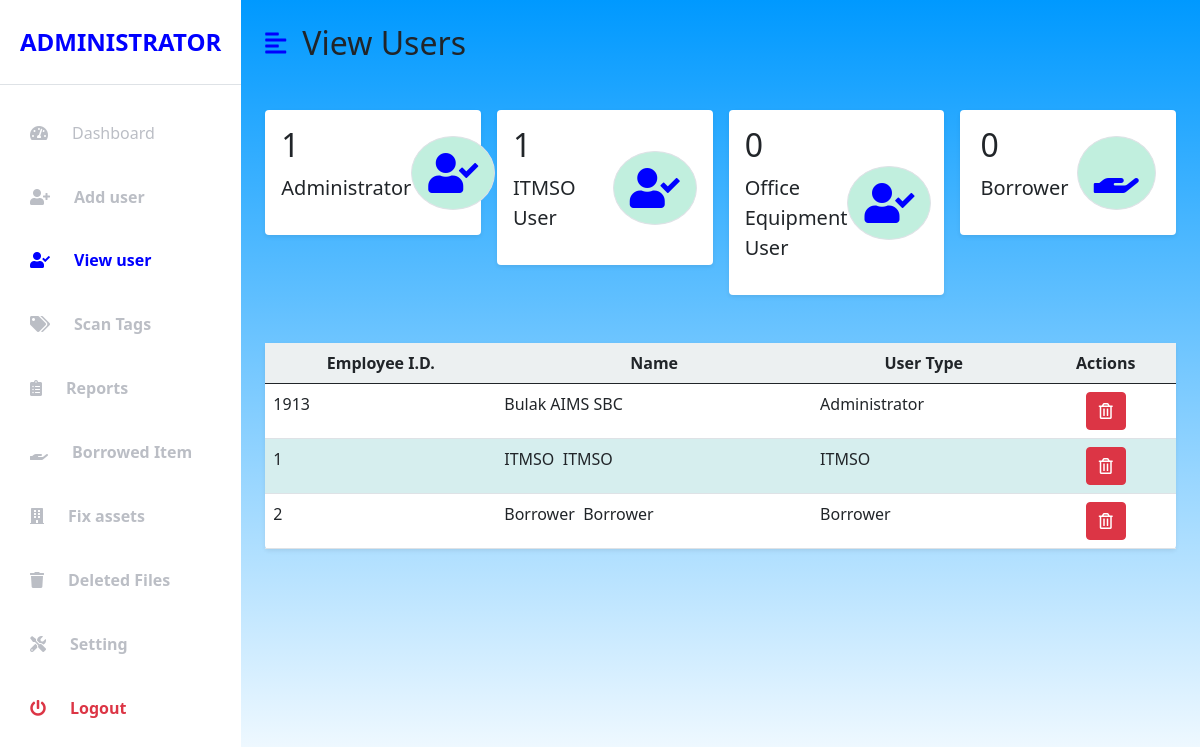
Screenshot of /adminviewuser.php with the database file from the repository.
### tables this page shows
CREATE TABLE `user` (
  `num` int(12) NOT NULL,
  `empid` int(12) NOT NULL,
  `lastname` varchar(30) NOT NULL,
  `firstname` varchar(30) NOT NULL,
  `middlename` varchar(30) DEFAULT NULL,
  `suffix` varchar(10) DEFAULT NULL,
  `usertype` varchar(30) NOT NULL,
  `username` varchar(30) NOT NULL,
  `password` varchar(32) NOT NULL
);

### adminviewuser.php (the view, shortened to what this page needs)
<!DOCTYPE html>
<html lang="en">
<head>
    <link href="https://cdn.jsdelivr.net/npm/bootstrap@5.0.0-beta3/dist/css/bootstrap.min.css" rel="stylesheet" />
    <link rel="stylesheet" href="https://cdnjs.cloudflare.com/ajax/libs/font-awesome/5.15.3/css/all.min.css" />
    <link rel="stylesheet" href="css/admin.css" />
	<link rel="stylesheet" href="css/table.css" />
</head>
<body>
    <div class="d-flex" id="wrapper">
        <div class="bg-white" id="sidebar-wrapper">
            <div class="sidebar-heading text-center py-4 primary-text fs-4 fw-bold text-uppercase border-bottom">ADMINISTRATOR</div>
            <div class="list-group list-group-flush my-3">
                <a href="admin.php" 		class="list-group-item list-group-item-action bg-transparent second-text"><i  class="fas fa-tachometer-alt me-4"></i>Dashboard</a>
                <a href="adminadduser.php" 	class="list-group-item list-group-item-action bg-transparent second-text fw-bold"><i class="fas fa-user-plus me-4"></i>Add user</a>
                <a href="adminviewuser.php" class="list-group-item list-group-item-action bg-transparent second-text fw-bold active"><i class='fas fa-user-check me-4'></i>View user</a>
				<a href="adminscantags.php" class="list-group-item list-group-item-action bg-transparent second-text fw-bold"><i class="fa fa-tags me-4"></i></i>Scan Tags</a>
                <a href="#" 				class="list-group-item list-group-item-action bg-transparent second-text fw-bold"><i class='fas fa-clipboard-list me-4'></i>Reports</a>
                <a href="#" class="list-group-item list-group-item-action bg-transparent second-text fw-bold"><i class='fas fa-hand-holding me-4'></i>Borrowed Item</a>
                <a href="#" class="list-group-item list-group-item-action bg-transparent second-text fw-bold"><i class='fa fa-building me-4'></i></i>Fix assets</a>
                <a href="#" class="list-group-item list-group-item-action bg-transparent second-text fw-bold"><i class='fa fa-trash me-4'></i>Deleted Files</a>
                <a href="#" class="list-group-item list-group-item-action bg-transparent second-text fw-bold"><i class='fas fa-tools me-4'></i>Setting</a>
                <a href="logout.php" class="list-group-item list-group-item-action bg-transparent text-danger fw-bold"><i class="fas fa-power-off me-4"></i>Logout</a>
            </div>
        </div>
        <div id="page-content-wrapper">
            <nav class="navbar navbar-expand-lg navbar-light bg-transparent py-4 px-4">
                <div class="d-flex align-items-center">
                    <i class="fas fa-align-left primary-text fs-4 me-3" id="menu-toggle"></i>
                    <h2 class="fs-2 m-0">View Users</h2>
                </div>
            </nav>
            <div class="container-fluid px-4">
				<div class="row g-3 my-2">
					<div class="col-md-3">
						<div class="p-3 bg-white shadow-sm d-flex justify-content-around align-items-center rounded">
						<div>
						<?php
						require('db.php');
						$query1=mysqli_query($con,"Select num from user where usertype = 'Administrator'") or die ("Database query failed: $query1" . mysqli_error());
						$count = mysqli_num_rows($query1);
						?>
						<h3 class="fs-2"><?php echo $count; ?></h3>
						<p class="fs-5">Administrator</p>
						</div>
						<i class="fas fa-user-check fs-1 primary-text border rounded-full secondary-bg p-3"></i>
						</div>
					</div>
					<div class="col-md-3">
						<div class="p-3 bg-white shadow-sm d-flex justify-content-around align-items-center rounded">
						<div>
						<?php
						$query1=mysqli_query($con,"Select num from user where usertype = 'ITMSO'") or die ("Database query failed: $query1" . mysqli_error());
						$count = mysqli_num_rows($query1);
						?>
						<h3 class="fs-2"><?php echo $count; ?></h3>
						<p class="fs-5">ITMSO User</p>
						</div>
						<i class="fas fa-user-check fs-1 primary-text border rounded-full secondary-bg p-3"></i>
						</div>
					</div>
					<div class="col-md-3">
						<div class="p-3 bg-white shadow-sm d-flex justify-content-around align-items-center rounded">
						<div>
						<?php
						$query1=mysqli_query($con,"Select num from user where usertype = 'Office Equipment'") or die ("Database query failed: $query1" . mysqli_error());
						$count = mysqli_num_rows($query1);
						?>
						<h3 class="fs-2"><?php echo $count; ?></h3>
						<p class="fs-5">Office Equipment User</p>
						</div>
						<i class="fas fa-user-check fs-1 primary-text border rounded-full secondary-bg p-3"></i>
						</div>
					</div>
					<div class="col-md-3">
						<div class="p-3 bg-white shadow-sm d-flex justify-content-around align-items-center rounded">
						<div>
						<h3 class="fs-2"><?php echo '0'; ?></h3>
						<p class="fs-5">Borrower</p>
						</div>
						<i class="fas fa-hand-holding fs-1 primary-text border rounded-full secondary-bg p-3"></i>
						</div>
					</div>
				</div>
						<div class="row my-5">
							<div class="col">
							  <table class="table bg-white rounded shadow-sm  table-hover">
								<thead >
								  <tr style="vertical-align:center; text-align:center; background-color:#ECF0F1;">
									<th scope="col">Employee I.D.</th>
									<th scope="col">Name</th>
									<th scope="col">User Type</th>
									<th scope="col">Actions</th>
								  </tr>
								</thead>
								<tbody>
								<?php
								require('db.php');
								$sql = "SELECT empid, lastname, firstname, middlename, suffix, usertype FROM user";
								$result = $con->query($sql);
								if ($result->num_rows > 0) {
								while($row = $result->fetch_assoc()) {
								echo "<tr><td>" . $row["empid"]. "</td><td>" . $row["firstname"] . '&nbsp;' . $row["middlename"] . '&nbsp;' . $row["lastname"] .
								'&nbsp;' . $row["suffix"] . "</td><td>". $row["usertype"]. "</td>";
								echo '<td style="text-align:center"><button type="button" class="btn btn-danger"><i class="far fa-trash-alt"></i></button></td></tr>';
								}
								echo "</tbody></table>";
								} else { echo "0 results"; }
								?>
							</div>
						</div>
            </div>
        </div>
    </div>
</body>
</html>

### css/admin.css (style rules this page uses)
:root { --main-bg-color: #009d6; --main-text-color: blue; --second-text-color: #bbbec5; --second-bg-color: #c1efde; }
.primary-text { color: var(--main-text-color); }
.second-text { color: var(--second-text-color); }
.secondary-bg { background-color: var(--second-bg-color); }
.rounded-full { border-radius: 100%; }
#wrapper { overflow-x: hidden; background-image: linear-gradient(to bottom, #0099ff 0%, #fff 100%); }
#sidebar-wrapper { min-height: 100vh; margin-left: -15rem; -webkit-transition: margin 0.25s ease-out; -moz-transition: margin 0.25s ease-out; -o-transition: margin 0.25s ease-out; transition: margin 0.25s ease-out; }
#sidebar-wrapper .sidebar-heading { padding: 0.875rem 1.25rem; font-size: 1.2rem; }
#sidebar-wrapper .list-group { width: 15rem; }
#page-content-wrapper { min-width: 100vw; }
#menu-toggle { cursor: pointer; }
.list-group-item { border: none; padding: 20px 30px; }
.list-group-item.active { background-color: transparent; color: var(--main-text-color); font-weight: bold; border: none; }
@media (min-width: 768px) { #sidebar-wrapper { margin-left: 0; } }
@media (min-width: 768px) { #page-content-wrapper { min-width: 0; width: 100%; } }

### adminviewuser.php (style rules this page uses)
tr:nth-child(even) { background-color: #D6EEEE; }
td { height:30px; }

### rows the page displays
user: empid "1913", firstname "Bulak", middlename "AIMS", lastname "SBC", usertype "Administrator"
user: empid "1", firstname "ITMSO", lastname "ITMSO", usertype "ITMSO"
user: empid "2", firstname "Borrower", lastname "Borrower", usertype "Borrower"

### other values shown
$count "1"
$count "0"
